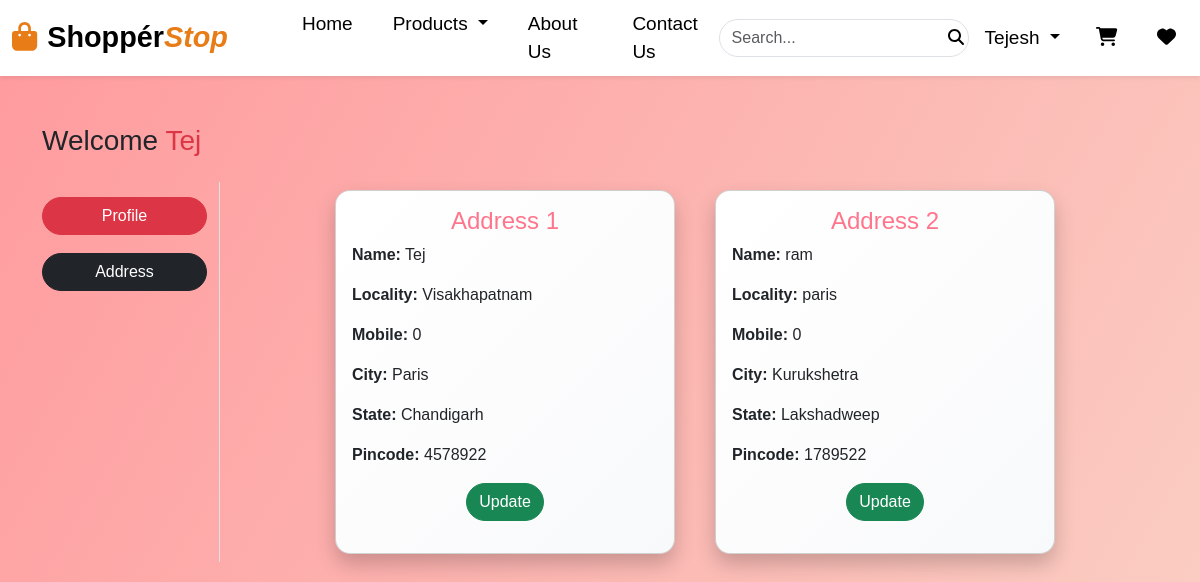
The page /address/ (signed in) on the database its author committed.
### app/models.py (models this page shows, shortened)
class Customer(models.Model):
    user = models.ForeignKey(User,on_delete=models.CASCADE)
    name = models.CharField(max_length=200)
    locality = models.CharField(max_length=200)
    city = models.CharField(max_length=50)
    mobile = models.IntegerField(default=0)
    zipcode = models.IntegerField()
    state = models.CharField(choices=STATE_CHOICES,max_length=100)

### app/views.py (the view)
# urls.py: path('address/', views.address, name='address'),
@login_required
def address(request):
    add = Customer.objects.filter(user=request.user)
    totalitem = 0
    wishitem=0
    if request.user.is_authenticated:
        totalitem = len(Cart.objects.filter(user = request.user))
        wishitem = len(Wishlist.objects.filter(user = request.user))
    return render(request,"app/address.html",locals())

### app/templates/app/address.html (shortened to what this page needs)
{% extends 'app/base.html' %}
{% load static %}
{% block main-content %}
<div class="container my-5">
    <div class="row">
        <h3 class="mb-4">Welcome <span class="text-capitalize text-danger">{{ request.user }}</span></h3>
        <div class="col-sm-2 border-end sidebar-menu">
            <ul class="list-unstyled">
                <li class="d-grid">
                    <a href="{% url 'profile' %}" class="btn btn-danger">Profile</a>
                </li>
                <li class="d-grid">
                    <a href="{% url 'address' %}" class="btn btn-dark mt-2">Address</a>
                </li>
            </ul>
        </div>
        <div class="col-sm-8 offset-sm-1">
            <div class="row">
                {% for ad in add %}
                <div class="col-sm-6">
                    <div class="card address-card m-2">
                        <div class="card-body">
                            <h3 class="card-title">Address {{ forloop.counter }}</h3>
                            <p><strong>Name:</strong> {{ ad.name }}</p>
                            <p><strong>Locality:</strong> {{ ad.locality }}</p>
                            <p><strong>Mobile:</strong> {{ ad.mobile }}</p>
                            <p><strong>City:</strong> {{ ad.city }}</p>
                            <p><strong>State:</strong> {{ ad.state }}</p>
                            <p><strong>Pincode:</strong> {{ ad.zipcode }}</p>
                            <p class="text-center">
                                <a href="{% url 'updateAddress' pk=ad.id %}" class="btn btn-success update-btn">Update</a>
                            </p>
                        </div>
                    </div>
                </div>
                {% endfor %}
            </div>
        </div>
    </div>
</div>
{% endblock main-content %}

### app/templates/app/address.html (style rules this page uses)
body { background: linear-gradient(120deg, #ff9a9e, #fad0c4); min-height: 100vh; margin: 0; }
.sidebar-menu ul { padding-top: 15px; display: flex; flex-direction: column; gap: 10px; }
.btn { transition: all 0.3s ease-in-out; border-radius: 50px; }
.address-card { border-radius: 15px; box-shadow: 0 10px 20px rgba(0, 0, 0, 0.2); transition: transform 0.3s ease-in-out, box-shadow 0.3s ease-in-out; background: linear-gradient(135deg, #ffffff, #f8f9fa); }
.card-title { color: #ff758c; font-size: 1.5rem; text-align: center; }
.update-btn { transition: all 0.3s ease-in-out; border-radius: 25px; }

### rows shown on the page
Customer: name "Tej", locality "Visakhapatnam", mobile "0", city "Paris", state "Chandigarh", zipcode "4578922"
Customer: name "ram", locality "paris", mobile "0", city "Kurukshetra", state "Lakshadweep", zipcode "1789522"

### other values the page prints
{{ request.user }} "Tej"
